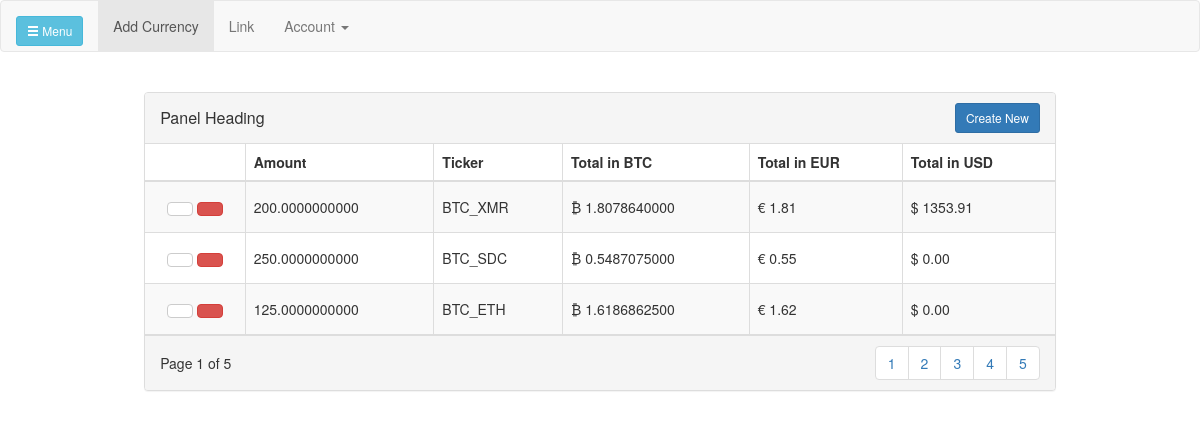
Page /currencies (signed in) on the committed database.
### altcoinapi.py (models this page shows)
class UserCurrency(db.Model, UserMixin):
    __tablename__ = "users_cur"
    trans_id = db.Column(db.Integer, primary_key=True, index=True)
    id=db.Column(db.Integer)
    amount = db.Column(db.Numeric())
    ticker = db.Column(db.String(255))
    priceInBTC = db.Column(db.Numeric())
    priceInUSD = db.Column(db.Numeric())
    last = db.Column(db.String(255))
    ask = db.Column(db.String(255))
    bid = db.Column(db.String(255))
    timestamp = db.Column(db.DateTime())
    index = index_property('id', 'index')

### altcoinapi.py (the view)
@app.route('/currencies')
@login_required
def currencies():
    Currencies = UserCurrency.query.filter_by(id=current_user.id).all()
    print(Currencies)
    return render_template("currencies.html", Currencies=Currencies)

### templates/currencies.html (shortened to what this page needs)
{% extends "index.html" %} {% block title %}Index{% endblock %} {% block head %} {{ super() }}
{% endblock %} {% block content %}
<div class="col-md-10 col-md-offset-1">
    <div class="panel panel-default panel-table">
        <div class="panel-heading">
            <div class="row">
                <div class="col col-xs-6">
                    <h3 class="panel-title">Panel Heading</h3>
                </div>
                <div class="col col-xs-6 text-right">
                    <button type="button" class="btn btn-sm btn-primary btn-create" data-toggle="modal" data-target="#myModal">Create New</button>
                </div>
            </div>
        </div>
        <div class="panel-body">
            <table class="table table-striped table-bordered table-list">
                <thead>
                    <tr>
                        <th><em class="fa fa-cog"></em></th>
                        <th class="hidden-xs">Amount</th>
                        <th>Ticker</th>
                        <th>Total in BTC</th>
                        <th>Total in EUR</th>
                        <th>Total in USD </th>
                    </tr>
                </thead>
                <tbody>
                    {% for thing in Currencies %}
                    <tr>
                        <td align="center">
                            <a class="btn btn-default"><em class="fa fa-pencil"></em></a>
                            <a class="btn btn-danger"><em class="fa fa-trash"></em></a>
                        </td>
                        <td class="hidden-xs">{{thing.amount}}</td>
                        <td>{{ thing.ticker }}</td>
                        <td>&#8383; {{ thing.priceInBTC }}</td>
                        <td>&#128; {{'%0.2f'% thing.priceInBTC| float }}</td>
                        <td>&#36; {{'%0.2f'%thing.priceInUSD|float }}</td>
                        {% endfor %}
                    </tr>
                </tbody>
            </table>
        </div>
        <div class="panel-footer">
            <div class="row">
                <div class="col col-xs-4">Page 1 of 5
                </div>
                <div class="col col-xs-8">
                    <ul class="pagination hidden-xs pull-right">
                        <li><a href="#">1</a></li>
                        <li><a href="#">2</a></li>
                        <li><a href="#">3</a></li>
                        <li><a href="#">4</a></li>
                        <li><a href="#">5</a></li>
                    </ul>
                </div>
            </div>
        </div>
    </div>
</div>
        {% endblock %}

### templates/index.html (shortened to what this page needs)
<!DOCTYPE html>
<html lang="en">
<head>
    {% block head %}
    <link href="static/css/bootstrap.min.css" rel="stylesheet">
    <link href="static/css/simple-sidebar.css" rel="stylesheet">
    {% endblock %}
</head>
<body>
    <div id="wrapper" class="toggled">
        <nav class="navbar navbar-default">
            <div class="container-fluid">
                <div class="navbar-header">
                    <a class="navbar-brand" href="#"><button href="#menu-toggle" id="menu-toggle" type="button" class="btn btn-info btn-sm">
          <span class="glyphicon glyphicon-menu-hamburger"></span> Menu
        </button></a>
                </div>
                <div class="collapse navbar-collapse" id="bs-example-navbar-collapse-1">
                    <ul class="nav navbar-nav">
                        <li class="active text-primary"><a href="/addCurrency/ETH" id="demo">Add Currency <span class="sr-only">(current)</span></a></li>
                        <ul class="nav navbar-nav navbar-right">
                            <li><a href="#">Link</a></li>
                            <li class="dropdown">
                                <a href="#" class="dropdown-toggle" data-toggle="dropdown" role="button" aria-haspopup="true" aria-expanded="false">Account <span class="caret"></span></a>
                            </li>
                        </ul>
                </div>
            </div>
        </nav>
        <div id="page-content-wrapper">
            <div class="container-fluid">
                {% block content %}{% endblock %}
    </div>
</body>
</html>

### static/css/simple-sidebar.css (style rules this page uses)
body { overflow-x: hidden; }
#wrapper { padding-left: 0; -webkit-transition: all 0.5s ease; -moz-transition: all 0.5s ease; -o-transition: all 0.5s ease; transition: all 0.5s ease; }
#wrapper.toggled { padding-left: 250px; }
#page-content-wrapper { width: 100%; position: absolute; padding: 15px; }
#wrapper.toggled #page-content-wrapper { position: absolute; margin-right: -250px; }
@media (min-width:768px) { #wrapper { padding-left: 250px; } }
@media (min-width:768px) { #wrapper.toggled { padding-left: 0; } }
@media (min-width:768px) { #page-content-wrapper { padding: 20px; position: relative; } }
@media (min-width:768px) { #wrapper.toggled #page-content-wrapper { position: relative; margin-right: 0; } }

### templates/currencies.html (style rules this page uses)
.panel-table .panel-body { padding: 0; }
.panel-table .panel-body .table-bordered { border-style: none; margin: 0; }
.panel-table .panel-body .table-bordered>thead>tr>th:first-of-type { text-align: center; width: 100px; }
.panel-table .panel-body .table-bordered>thead>tr>th:last-of-type, .panel-table .panel-body .table-bordered>tbody>tr>td:last-of-type { border-right: 0px; }
.panel-table .panel-body .table-bordered>thead>tr>th:first-of-type, .panel-table .panel-body .table-bordered>tbody>tr>td:first-of-type { border-left: 0px; }
.panel-table .panel-body .table-bordered>tbody>tr:first-of-type>td { border-bottom: 0px; }
.panel-table .panel-body .table-bordered>thead>tr:first-of-type>th { border-top: 0px; }
.panel-table .panel-footer .pagination { margin: 0; }
.panel-table .panel-footer .col { line-height: 34px; height: 34px; }
.panel-table .panel-heading .col h3 { line-height: 30px; height: 30px; }
.panel-table .panel-body .table-bordered>tbody>tr>td { line-height: 34px; }

### rows in the picture
UserCurrency: amount "200.0000000000", ticker "BTC_XMR", priceInBTC "1.8078640000", priceInBTC "1.81", priceInUSD "1353.91"
UserCurrency: amount "250.0000000000", ticker "BTC_SDC", priceInBTC "0.5487075000", priceInBTC "0.55", priceInUSD "0.00"
UserCurrency: amount "125.0000000000", ticker "BTC_ETH", priceInBTC "1.6186862500", priceInBTC "1.62", priceInUSD "0.00"
